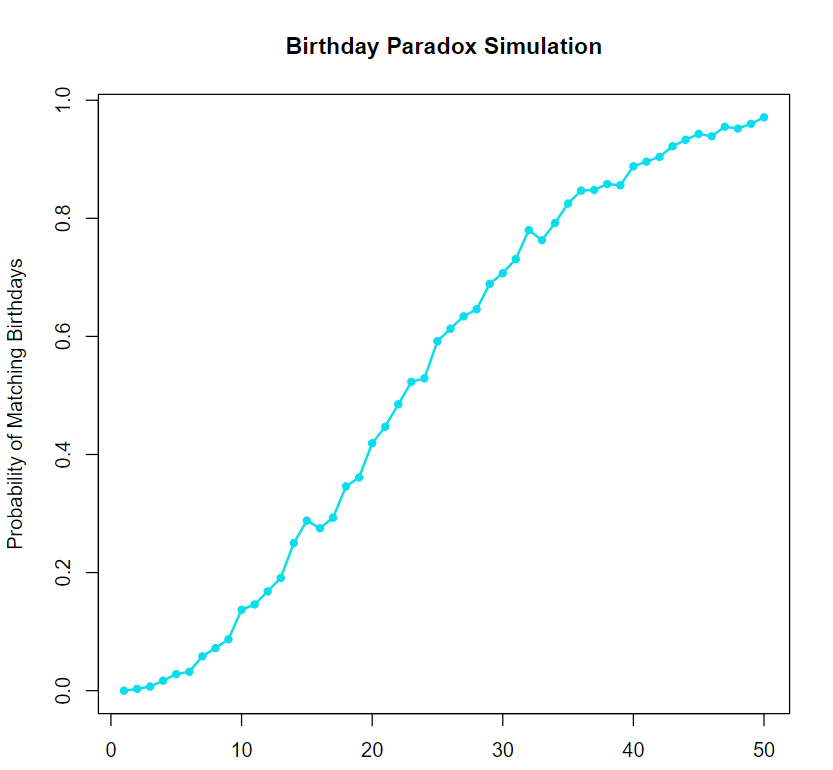

Write R code to recreate this figure.
# Simulates the birthday paradox
bday_sim <- function(num_sims, num_classmates) {
  matches <- 0

  for (i in 1:num_sims) {
    # Generate random birthdays
    bdays <- sample(1:365, num_classmates, replace = TRUE)
    # Check for matching birthdays
    if (length(bdays) != length(unique(bdays))) {
      matches <- matches + 1
    }
  }

  # Calculate the probability of matching birthdays
  probability <- matches / num_sims
  return(probability)
}

# Plots the results of the birthday paradox simulation
plot_bday_sim_results <- function(num_sims, max_classmates) {
  # Generate x values (number of classmates)
  x_vals <- 1:max_classmates
  # Calculate y values (matching probability)
  y_vals <- sapply(x_vals, function(num) bday_sim(num_sims, num)) # nolint

  # Plot the results
  plot(x_vals, y_vals, type = "o", 
       xlab = "Number of Classmates", 
       ylab = "Probability of Matching Birthdays", 
       main = "Birthday Paradox Simulation", 
       col = "#0cdceb", pch = 20, lwd = 2)
}

# Example usage
num_sims <- 1000
max_classmates <- 50
plot_bday_sim_results(num_sims, max_classmates)
